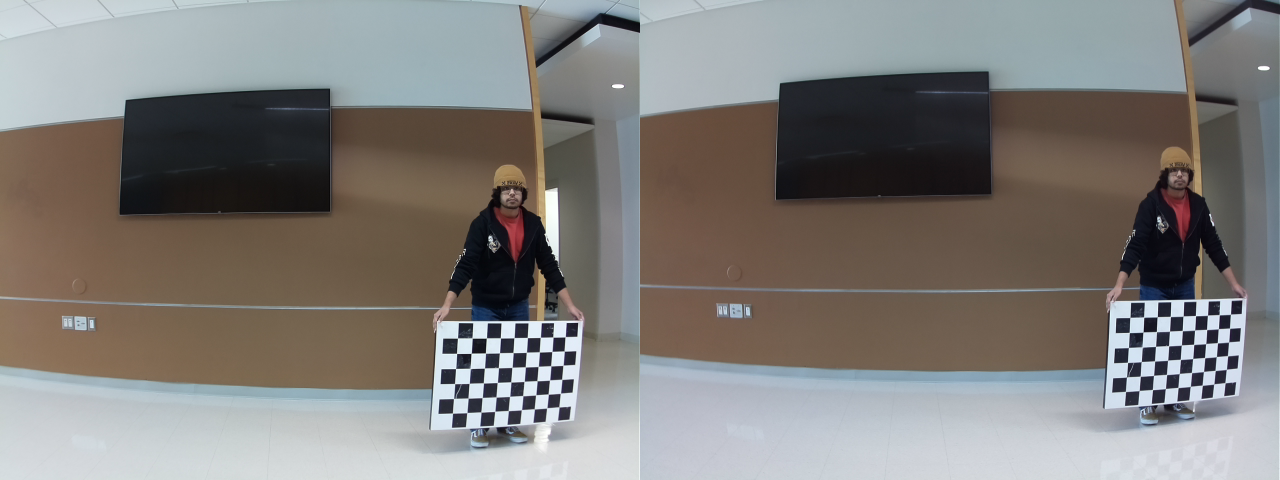
#> input picture stereopi-setup/calibration/scene_2560x960_1.png, 2560 x 960 px (shown at 1/2 size); its folder holds only this picture in this run
$ python stereo_image_resize.py
#> lines starting #> are read from the running program, lines starting #| are printed output that depends on the picture
import cv2
import os

height = 960
width = 2560

def get_max_num_images(home_path):
#> called with home_path = 'stereopi-setup/calibration'
    img_list = os.listdir(home_path)
    count_list = list()
    for img in img_list:
        img_name = img.split('.')[0]
        img_count = int(img_name.split('_')[-1])
        count_list.append(img_count)

    return max(count_list)


HOME = os.path.join(os.sep, *os.getcwd().split(os.sep)[:-1], 'stereopi-setup', 'calibration')
#Windows Only
if os.name == 'nt':
    HOME = HOME[:2] + '\\' + HOME[2:]
def main():
    num_images = get_max_num_images(HOME)
    for i in range(1,num_images+1):
        if i%10 == 0:
            print(f'Image {i}/{num_images} done.')

        img = cv2.imread(HOME + "/scene_{}x{}_{}.png".format(width, height, i))
#> img is the input picture: shape (960, 2560, 3); mean B, G, R 122.3, 125.2, 128

        img1 = img[:, :int(img.shape[1]/2), :]
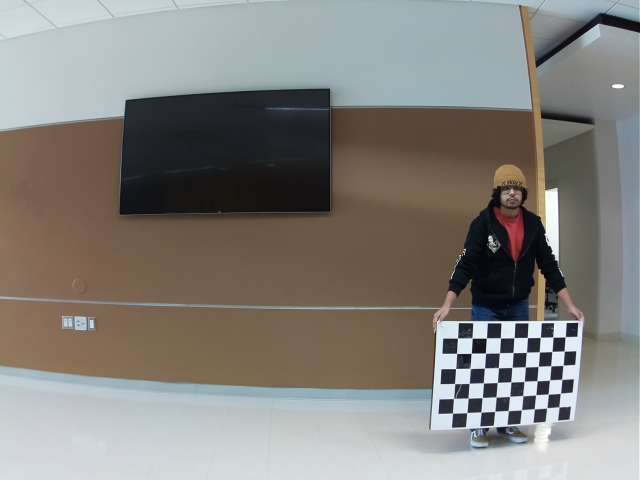
#> img1: shape (960, 1280, 3) (shown at 1/2 size); mean B, G, R 124.9, 129.5, 132
        img2 = img[:, int(img.shape[1]/2):, :]
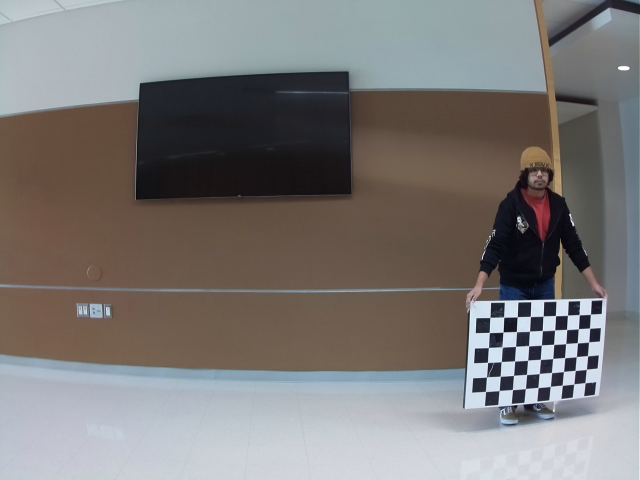
#> img2: shape (960, 1280, 3) (shown at 1/2 size); mean B, G, R 119.7, 120.9, 123.9

        img1 = cv2.flip(img1, 1)
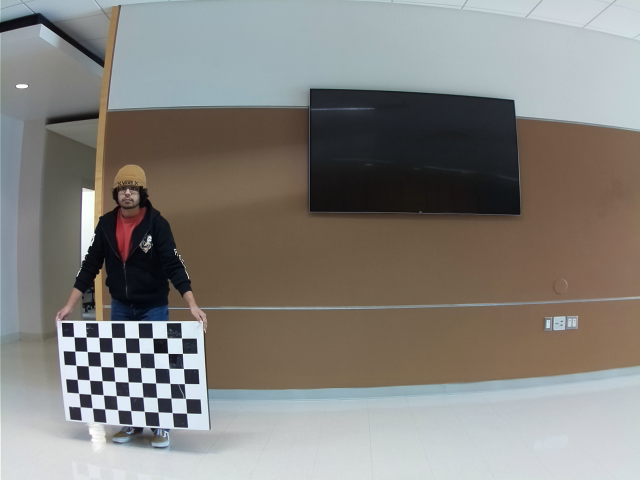
#> img1: shape (960, 1280, 3) (shown at 1/2 size); mean B, G, R 124.9, 129.5, 132
        img2 = cv2.flip(img2, 1)
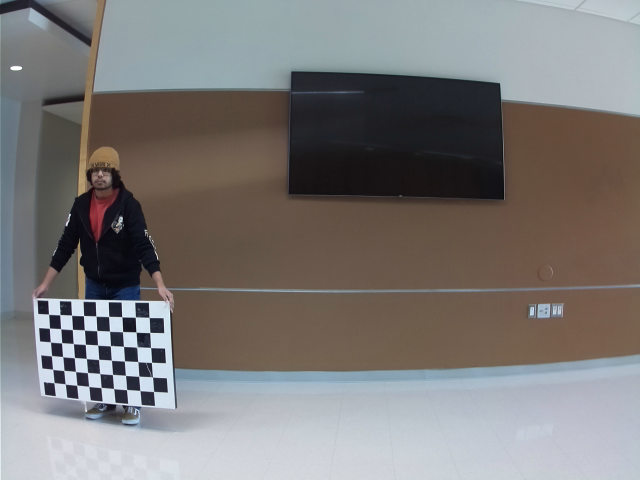
#> img2: shape (960, 1280, 3) (shown at 1/2 size); mean B, G, R 119.7, 120.9, 123.9

        if not os.path.exists('calibration_image_pairs'):
            os.mkdir('calibration_image_pairs')
        if not os.path.exists('calibration_image_pairs/left_camera'):
            os.mkdir('calibration_image_pairs/left_camera')
        if not os.path.exists('calibration_image_pairs/right_camera'):
            os.mkdir('calibration_image_pairs/right_camera')

        cv2.imwrite("calibration_image_pairs/left_camera/pair_Left{}.png".format(i), img1)
        cv2.imwrite("calibration_image_pairs/right_camera/pair_Right{}.png".format(i), img2)


if __name__ == "__main__":
    main()
